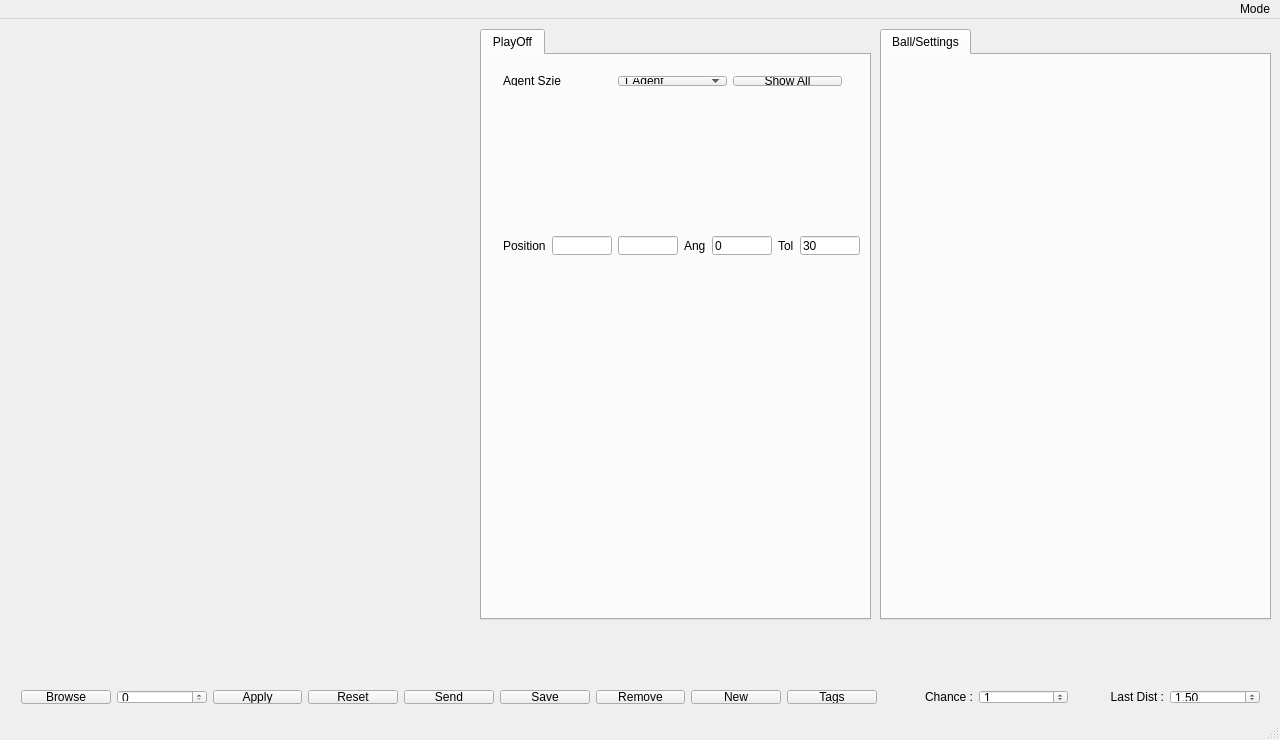
<?xml version="1.0" encoding="UTF-8"?>
<ui version="4.0">
 <class>MainWindow</class>
 <widget class="QMainWindow" name="MainWindow">
  <property name="geometry">
   <rect>
    <x>0</x>
    <y>0</y>
    <width>1280</width>
    <height>740</height>
   </rect>
  </property>
  <property name="minimumSize">
   <size>
    <width>1280</width>
    <height>740</height>
   </size>
  </property>
  <property name="maximumSize">
   <size>
    <width>1280</width>
    <height>740</height>
   </size>
  </property>
  <property name="baseSize">
   <size>
    <width>1280</width>
    <height>740</height>
   </size>
  </property>
  <property name="windowTitle">
   <string>MainWindow</string>
  </property>
  <widget class="QWidget" name="centralWidget">
   <widget class="QLabel" name="field">
    <property name="geometry">
     <rect>
      <x>10</x>
      <y>10</y>
      <width>351</width>
      <height>655</height>
     </rect>
    </property>
    <property name="text">
     <string/>
    </property>
   </widget>
   <widget class="QTabWidget" name="tabWidget">
    <property name="geometry">
     <rect>
      <x>880</x>
      <y>10</y>
      <width>391</width>
      <height>591</height>
     </rect>
    </property>
    <property name="focusPolicy">
     <enum>Qt::NoFocus</enum>
    </property>
    <property name="layoutDirection">
     <enum>Qt::LeftToRight</enum>
    </property>
    <property name="currentIndex">
     <number>0</number>
    </property>
    <widget class="QWidget" name="tab">
     <attribute name="title">
      <string>Ball/Settings</string>
     </attribute>
    </widget>
   </widget>
   <widget class="QLabel" name="ballLabel">
    <property name="geometry">
     <rect>
      <x>1160</x>
      <y>616</y>
      <width>67</width>
      <height>41</height>
     </rect>
    </property>
    <property name="text">
     <string/>
    </property>
   </widget>
   <widget class="QTabWidget" name="POtabWidget">
    <property name="geometry">
     <rect>
      <x>480</x>
      <y>10</y>
      <width>391</width>
      <height>591</height>
     </rect>
    </property>
    <property name="focusPolicy">
     <enum>Qt::NoFocus</enum>
    </property>
    <property name="currentIndex">
     <number>0</number>
    </property>
    <widget class="QWidget" name="tab_7">
     <attribute name="title">
      <string>PlayOff</string>
     </attribute>
     <widget class="QWidget" name="layoutWidget">
      <property name="geometry">
       <rect>
        <x>10</x>
        <y>10</y>
        <width>361</width>
        <height>32</height>
       </rect>
      </property>
      <layout class="QHBoxLayout" name="horizontalLayout">
       <item>
        <widget class="QLabel" name="label_2">
         <property name="text">
          <string>Agent Szie</string>
         </property>
        </widget>
       </item>
       <item>
        <widget class="QComboBox" name="comboBox_2">
         <item>
          <property name="text">
           <string>1 Agent</string>
          </property>
         </item>
         <item>
          <property name="text">
           <string>2 Agent</string>
          </property>
         </item>
         <item>
          <property name="text">
           <string>3 Agent</string>
          </property>
         </item>
         <item>
          <property name="text">
           <string>4 Agent</string>
          </property>
         </item>
         <item>
          <property name="text">
           <string>5 Agent</string>
          </property>
         </item>
         <item>
          <property name="text">
           <string>6 Agent</string>
          </property>
         </item>
        </widget>
       </item>
       <item>
        <widget class="QPushButton" name="POBtn">
         <property name="text">
          <string>Show All</string>
         </property>
        </widget>
       </item>
      </layout>
     </widget>
     <widget class="QWidget" name="layoutWidget">
      <property name="geometry">
       <rect>
        <x>10</x>
        <y>170</y>
        <width>379</width>
        <height>41</height>
       </rect>
      </property>
      <layout class="QHBoxLayout" name="horizontalLayout_2">
       <item>
        <widget class="QLabel" name="label">
         <property name="text">
          <string>Position</string>
         </property>
        </widget>
       </item>
       <item>
        <widget class="QLineEdit" name="POTBPosX"/>
       </item>
       <item>
        <widget class="QLineEdit" name="POTBPosY"/>
       </item>
       <item>
        <widget class="QLabel" name="label_3">
         <property name="text">
          <string>Ang</string>
         </property>
        </widget>
       </item>
       <item>
        <widget class="QLineEdit" name="POTBPosAng">
         <property name="text">
          <string>0</string>
         </property>
        </widget>
       </item>
       <item>
        <widget class="QLabel" name="label_4">
         <property name="text">
          <string>Tol</string>
         </property>
        </widget>
       </item>
       <item>
        <widget class="QLineEdit" name="POTBPosTol">
         <property name="text">
          <string>30</string>
         </property>
        </widget>
       </item>
      </layout>
     </widget>
    </widget>
   </widget>
   <widget class="QWidget" name="horizontalLayoutWidget">
    <property name="geometry">
     <rect>
      <x>10</x>
      <y>660</y>
      <width>1261</width>
      <height>36</height>
     </rect>
    </property>
    <layout class="QHBoxLayout" name="horizontalLayout_3">
     <item>
      <widget class="QPushButton" name="browseBtn">
       <property name="text">
        <string>Browse</string>
       </property>
      </widget>
     </item>
     <item>
      <widget class="QSpinBox" name="spinBox">
       <property name="focusPolicy">
        <enum>Qt::NoFocus</enum>
       </property>
       <property name="minimum">
        <number>0</number>
       </property>
       <property name="maximum">
        <number>999</number>
       </property>
       <property name="value">
        <number>0</number>
       </property>
      </widget>
     </item>
     <item>
      <widget class="QPushButton" name="addBtn">
       <property name="text">
        <string>Apply</string>
       </property>
      </widget>
     </item>
     <item>
      <widget class="QPushButton" name="resetBtn">
       <property name="text">
        <string>Reset</string>
       </property>
      </widget>
     </item>
     <item>
      <widget class="QPushButton" name="Send">
       <property name="text">
        <string>Send</string>
       </property>
      </widget>
     </item>
     <item>
      <widget class="QPushButton" name="saveBtn">
       <property name="text">
        <string>Save</string>
       </property>
      </widget>
     </item>
     <item>
      <widget class="QPushButton" name="removeBtn">
       <property name="text">
        <string>Remove</string>
       </property>
      </widget>
     </item>
     <item>
      <widget class="QPushButton" name="newBtn">
       <property name="text">
        <string>New</string>
       </property>
      </widget>
     </item>
     <item>
      <widget class="QPushButton" name="tagsBtn">
       <property name="text">
        <string>Tags</string>
       </property>
      </widget>
     </item>
     <item>
      <widget class="QLabel" name="label_5">
       <property name="text">
        <string>Chance :</string>
       </property>
       <property name="alignment">
        <set>Qt::AlignRight|Qt::AlignTrailing|Qt::AlignVCenter</set>
       </property>
      </widget>
     </item>
     <item>
      <widget class="QSpinBox" name="spinBox_2">
       <property name="value">
        <number>1</number>
       </property>
      </widget>
     </item>
     <item>
      <widget class="QLabel" name="label_6">
       <property name="text">
        <string>Last Dist :</string>
       </property>
       <property name="alignment">
        <set>Qt::AlignRight|Qt::AlignTrailing|Qt::AlignVCenter</set>
       </property>
      </widget>
     </item>
     <item>
      <widget class="QDoubleSpinBox" name="doubleSpinBox">
       <property name="singleStep">
        <double>0.100000000000000</double>
       </property>
       <property name="value">
        <double>1.500000000000000</double>
       </property>
      </widget>
     </item>
    </layout>
   </widget>
  </widget>
  <widget class="QStatusBar" name="statusBar"/>
  <widget class="QMenuBar" name="menuBar">
   <property name="geometry">
    <rect>
     <x>0</x>
     <y>0</y>
     <width>1280</width>
     <height>25</height>
    </rect>
   </property>
   <property name="layoutDirection">
    <enum>Qt::RightToLeft</enum>
   </property>
   <property name="nativeMenuBar">
    <bool>true</bool>
   </property>
   <widget class="QMenu" name="menuMode">
    <property name="contextMenuPolicy">
     <enum>Qt::DefaultContextMenu</enum>
    </property>
    <property name="layoutDirection">
     <enum>Qt::RightToLeft</enum>
    </property>
    <property name="tearOffEnabled">
     <bool>false</bool>
    </property>
    <property name="title">
     <string>Mode</string>
    </property>
    <addaction name="actionPlayOn"/>
    <addaction name="actionPlayOff"/>
   </widget>
   <addaction name="menuMode"/>
  </widget>
  <action name="actionPlayOn">
   <property name="checkable">
    <bool>true</bool>
   </property>
   <property name="text">
    <string>PlayOn</string>
   </property>
   <property name="shortcut">
    <string>Ctrl+N</string>
   </property>
   <property name="priority">
    <enum>QAction::NormalPriority</enum>
   </property>
  </action>
  <action name="actionPlayOff">
   <property name="checkable">
    <bool>true</bool>
   </property>
   <property name="text">
    <string>PlayOff</string>
   </property>
   <property name="shortcut">
    <string>Ctrl+M</string>
   </property>
  </action>
 </widget>
 <layoutdefault spacing="6" margin="11"/>
 <resources/>
 <connections/>
</ui>
